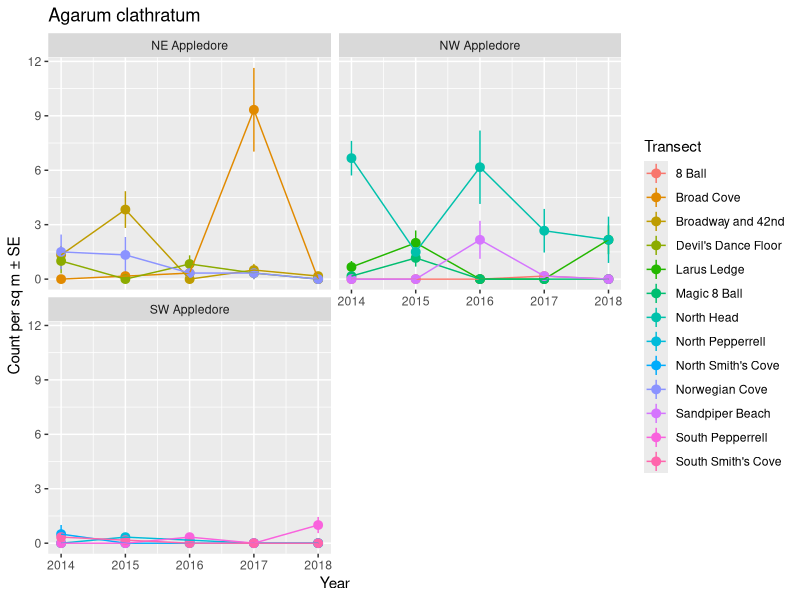
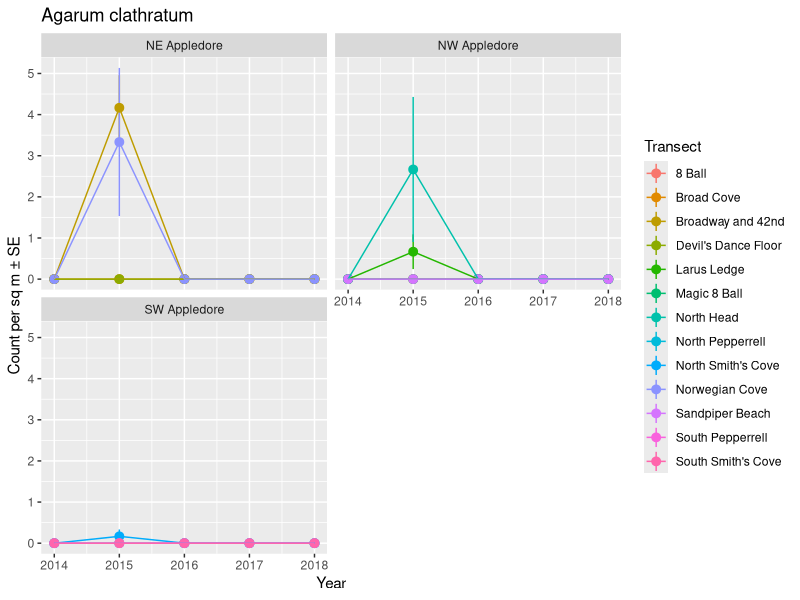
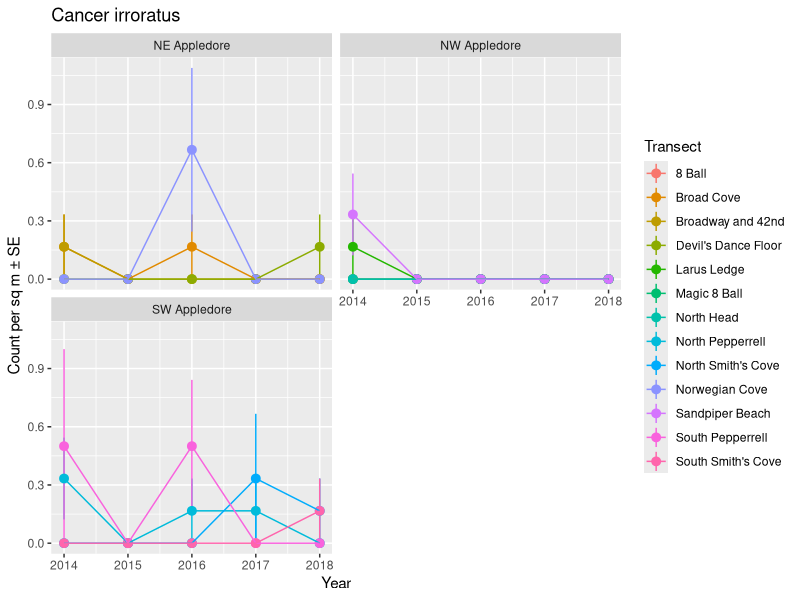
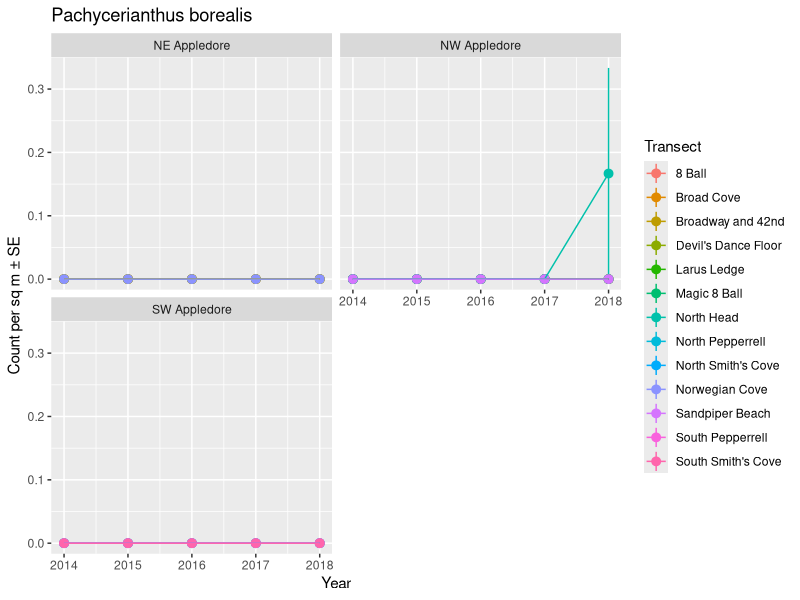
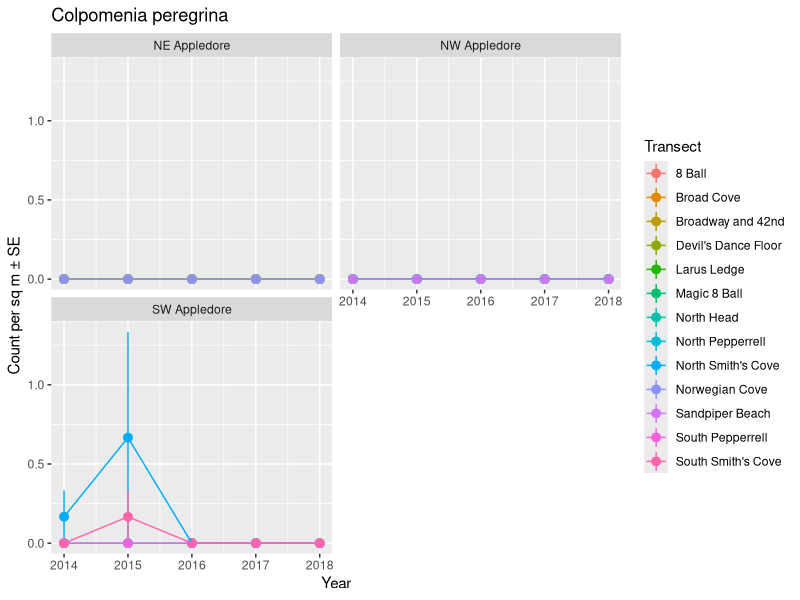
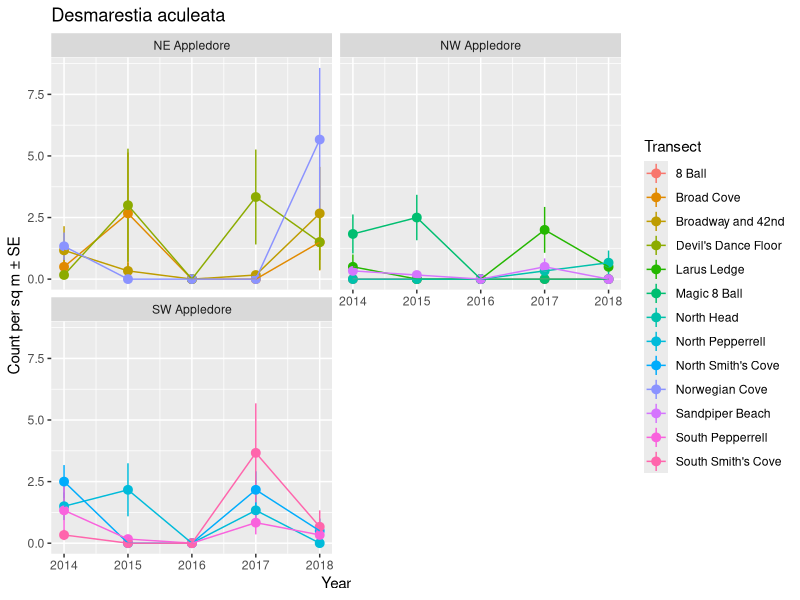
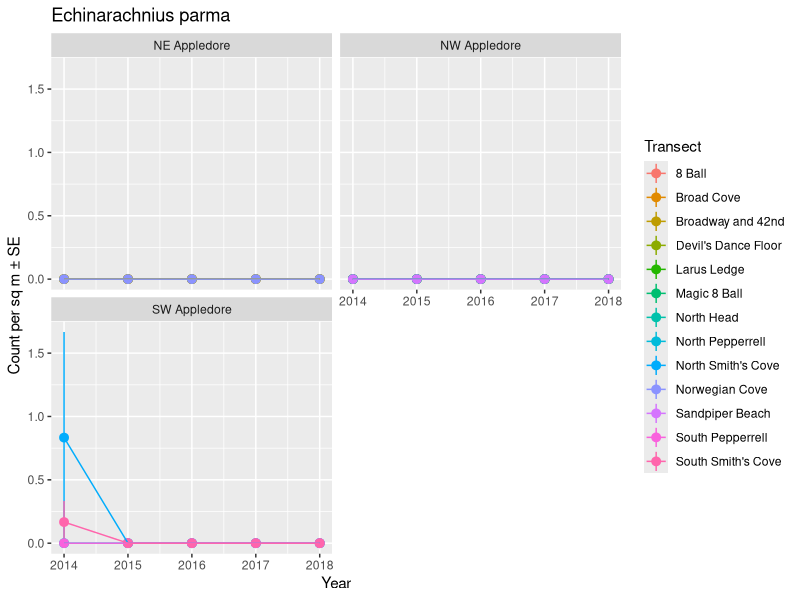
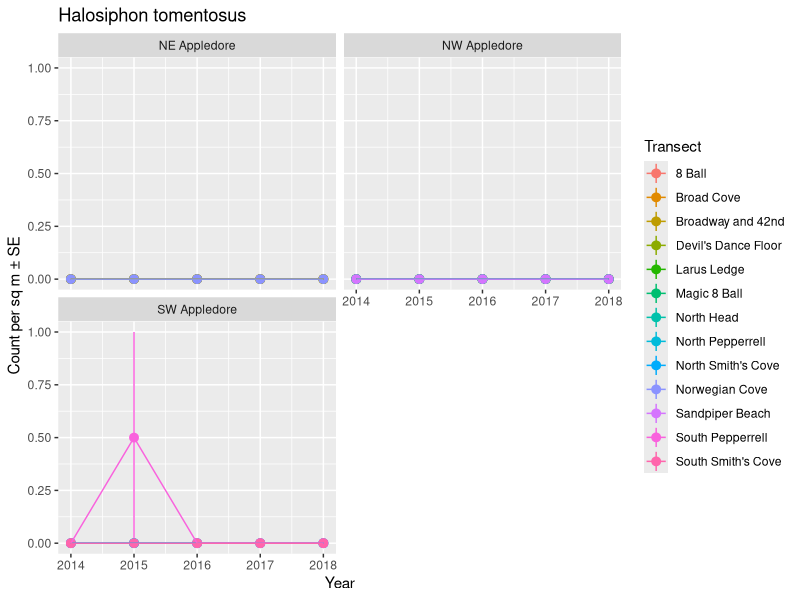

Recreate these plots in R, in order.
## ---- chunk 1
knitr::opts_chunk$set(echo = TRUE)
knitr::opts_knit$set(root.dir = here::here())
## ---- chunk 2
library(dplyr)
library(readr)
library(purrr)
library(ggplot2)
library(glmmTMB)
library(broom.mixed)
library(tidyr)

quad <- read_csv("data/keen/keen_quads.csv") %>%
  tidyr::drop_na(SPECIES) %>%
  mutate(COMMON.NAME = ifelse(SP_CODE == "SLJ", "Juvenile Sugar Kelp", COMMON.NAME),
         COMMON.NAME = ifelse(SP_CODE == "BLD", "Unid. Juv. Kelp Blade", COMMON.NAME),
         COMMON.NAME = ifelse(SP_CODE == "SADE", "Oarweed", COMMON.NAME),
         COMMON.NAME = ifelse(SP_CODE == "AGJ", "Juv. Shotgun Kelp", COMMON.NAME),
         )

quad <- quad %>%
 # filter(is.na(SIZE) | SIZE == "<10cm") %>%
   filter(!(SP_CODE %in% c("ALES", "ASNO", "ASDI", "BLD",
                           "TAAD", "LADI", "MESE", "PLMA",
                           "ULSP", "URFE",
                           "ASFOS", "ASFO", #better in swath
                           "ASRU", "ASRUS", #better in swath
                           "BOEC", "BOOV", #better in swath
                           "BUUN", "BOOV", #better in swath
                           "CABO", "CABS", #better in swath
                           "CAIR", "CAIRS", #better in swath
                           "CAMS", 
                           "COF", "DEVI" #better in Points
                           ))) %>% #too few obs
  select(-NETWORK, -PI) %>%
  complete(YEAR, nesting(SITE, 
           TRANSECT, SIDE, QUAD), SP_CODE,
           fill = list(COUNT = 0)) %>% #because data is long
 
   group_by(SP_CODE) %>% #fix NAs creates
   mutate(SPECIES = na.omit(unique(SPECIES)),
          COMMON.NAME = na.omit(unique(COMMON.NAME))) %>%
   ungroup()

knitr::kable(quad %>%
               select(SP_CODE, COMMON.NAME, SPECIES) %>%
               group_by(SP_CODE, COMMON.NAME, SPECIES) %>% 
               slice(1L) %>% 
               ungroup(),
             "html") %>%
  kableExtra::kable_styling()
## ---- chunk 3
tseries_plot <- function(adf){
  
  ggplot(adf,
         aes(y = COUNT, x = YEAR,
             color = TRANSECT)) +
    stat_summary(fun.data = mean_se) +
    stat_summary(fun.data = mean_se, geom = "line") +
    facet_wrap(~SITE, nrow = 2) +
    labs(color = "Transect", 
         y = "Count per sq m ± SE",  x = "Year",
         title = adf$SPECIES[1])
}

tseries_fun <- function(adf){
  glmmTMB(COUNT ~ YEAR * SITE + (1|TRANSECT),
               data = adf,
               family = gaussian)
  
}

generate_output <- function(adf){
  cat(paste0("## ", adf$SP_CODE[1], " ", adf$SPECIES[1], "  \n<br>"))
  
  tseries_plot(adf) %>% print()
  
  # tseries_fun(adf) %>% 
  #   car::Anova(test.statistic  = "Chisq") %>% 
  #   tidy() %>%
  #   knitr::kable("html", digits = 3) %>% 
  #   kableExtra::kable_styling() %>%
  #   print
  # 
  cat("\n\n")
}
## ---- chunk 4
walk(split(quad, quad$SP_CODE), generate_output)
